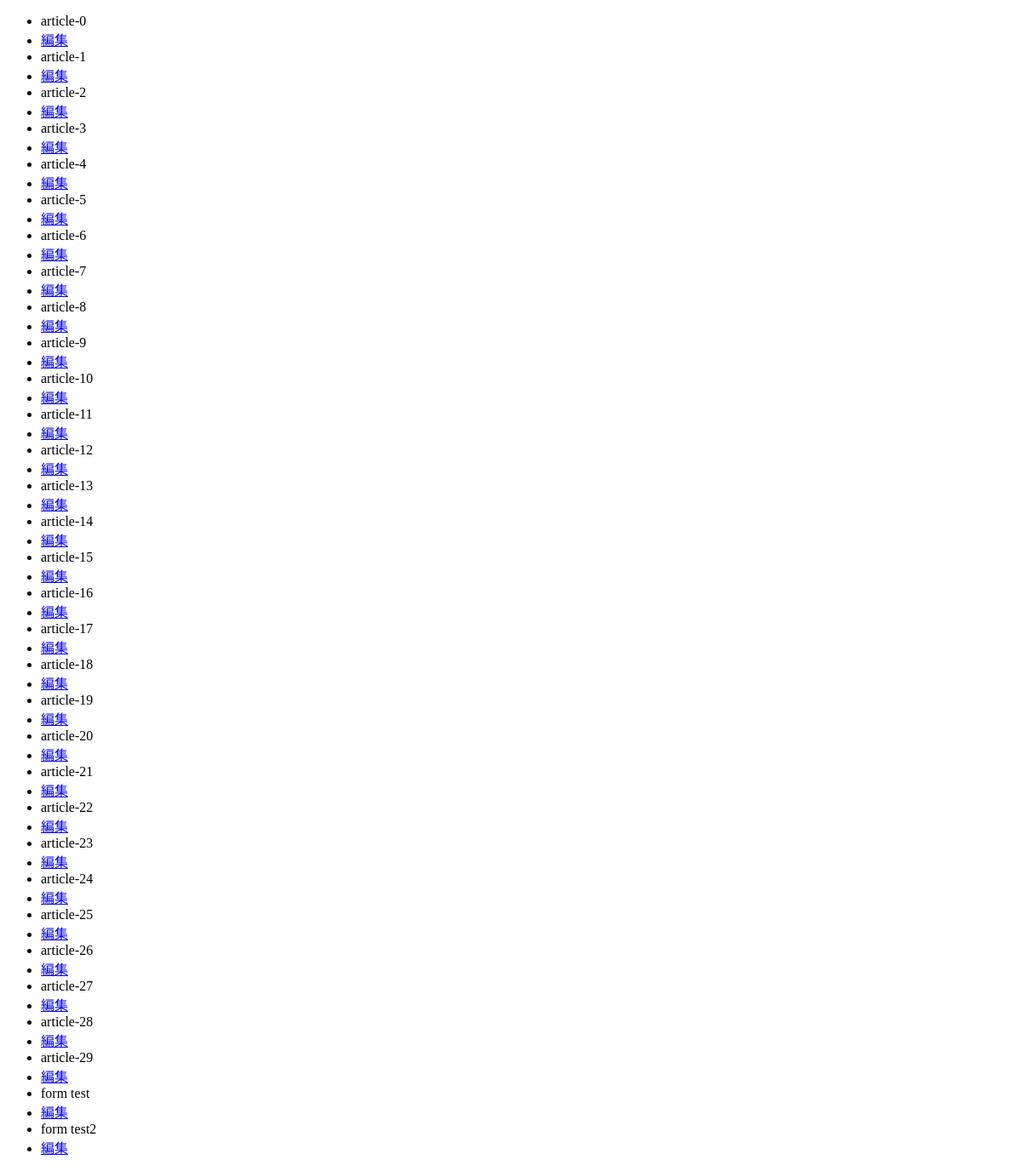
The app's page /admin_admin, older data.
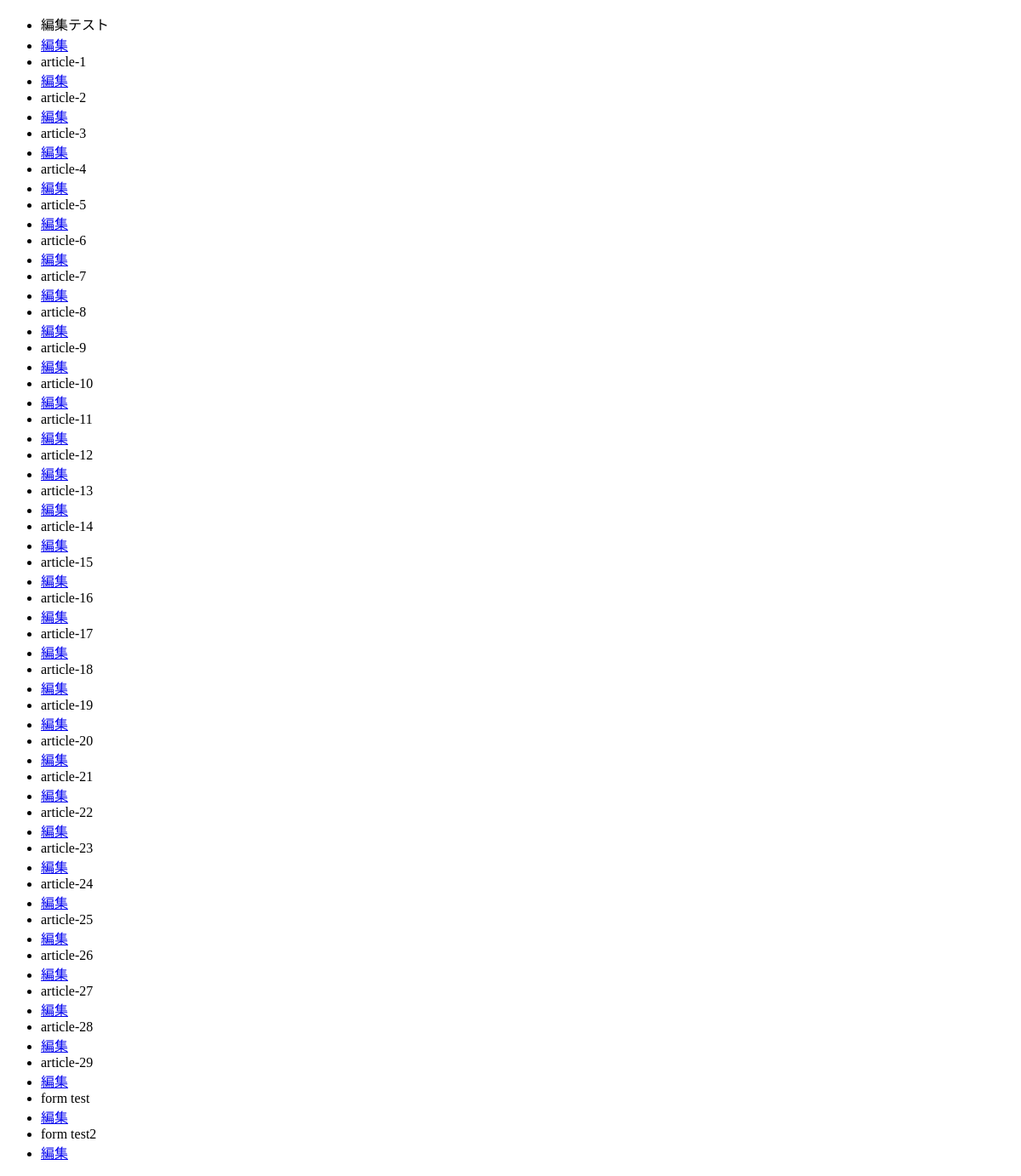
The same page, newer data.
### blog/models.py (models this page shows, shortened)
class Article(models.Model):
    title = models.CharField(
        max_length=50, verbose_name='記事のタイトル', unique=True)
    content = models.CharField(max_length=3000, verbose_name='記事内容')
    picture = models.ImageField(null=True, blank=True, default='article_thumbnail/default.JPG',
                                upload_to='article_thumbnail', verbose_name='記事のサムネ')
    user = models.ForeignKey(
        get_user_model(), on_delete=models.CASCADE, verbose_name='編集者情報', related_name='create_user')
    PUBLIC_SETTINGS_CHOICES = (
        (False, '非公開'),
        (True, '公開中')
    )
    is_public = models.BooleanField(
        default=False, choices=PUBLIC_SETTINGS_CHOICES, verbose_name='公開設定')
    public_date = models.DateField(verbose_name='公開日')
    category = models.ForeignKey(Category, on_delete=models.CASCADE, verbose_name='カテゴリー', null=True, blank=True)
    good_user = models.ManyToManyField(get_user_model(), blank=True, verbose_name='高評価ユーザー', related_name='good_user')
    good_count = models.IntegerField(default=0, verbose_name='いいねの数')
    read_later_user = models.ManyToManyField(get_user_model(), blank=True, verbose_name='後で読むユーザー',
                                             related_name='later_user')
    browsing_user = models.ManyToManyField(get_user_model(), blank=True, related_name='browsing_user',
                                           verbose_name='閲覧したユーザー')
    class Meta:
        verbose_name_plural = '記事'

### blog/views.py (the view)
# urls.py: path('admin_admin', views.AdminArticleList.as_view(), name='admin_article_list'),
class AdminArticleList(ListView, LoginRequiredMixin):
    template_name = 'admin/admin_article_list.html'
    model = models.Article
    def get_context_data(self, **kwargs):
        context = super(AdminArticleList, self).get_context_data()
        context.update({
            'article_list': models.Article.objects.all()
        })
        return context

### blog/templates/admin/admin_article_list.html (shortened to what this page needs)
<!DOCTYPE html>
<html lang="en">
<head>
</head>
<body>
   <ul>
       {% for article in article_list %}
       <li>{{ article.title }}</li>
           <li><a href="{% url 'edit_article' article.pk %}">編集</a> </li>
       {% endfor %}
   </ul>
</body>
</html>

Row changes from the older to the newer data that the page shows:
changed Article: title "article-0" → "編集テスト"
